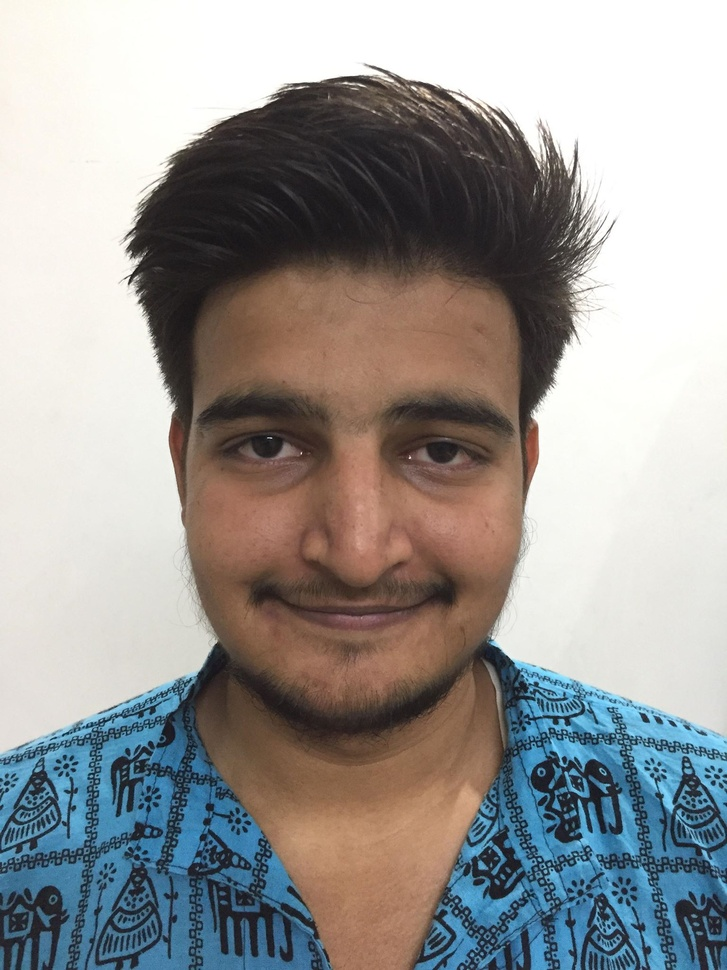
#> input picture Extra/11.jpg, 727 x 970 px, shrunk from 1536 x 2048 before the run
$ python face_detect.py   (older library calls are emulated)
#> lines starting #> are read from the running program, lines starting #| are printed output that depends on the picture; after the words box and inside, x2 and y2 are one past the last pixel; in counts of white or black regions, pixels touching at a corner belong together
import cv2
import sys
import numpy

# Get user supplied values
imagePath = "11.jpg"
cascPath = "/usr/share/opencv/lbpcascades/haarcascade_frontalface_default.xml"

# Create the haar cascade
faceCascade = cv2.CascadeClassifier(cascPath)

# Read the image
image = cv2.imread(imagePath)
#> image is the input picture: shape (970, 727, 3); mean B, G, R 150.5, 152.1, 153.8
gray = cv2.cvtColor(image, cv2.COLOR_BGR2GRAY)
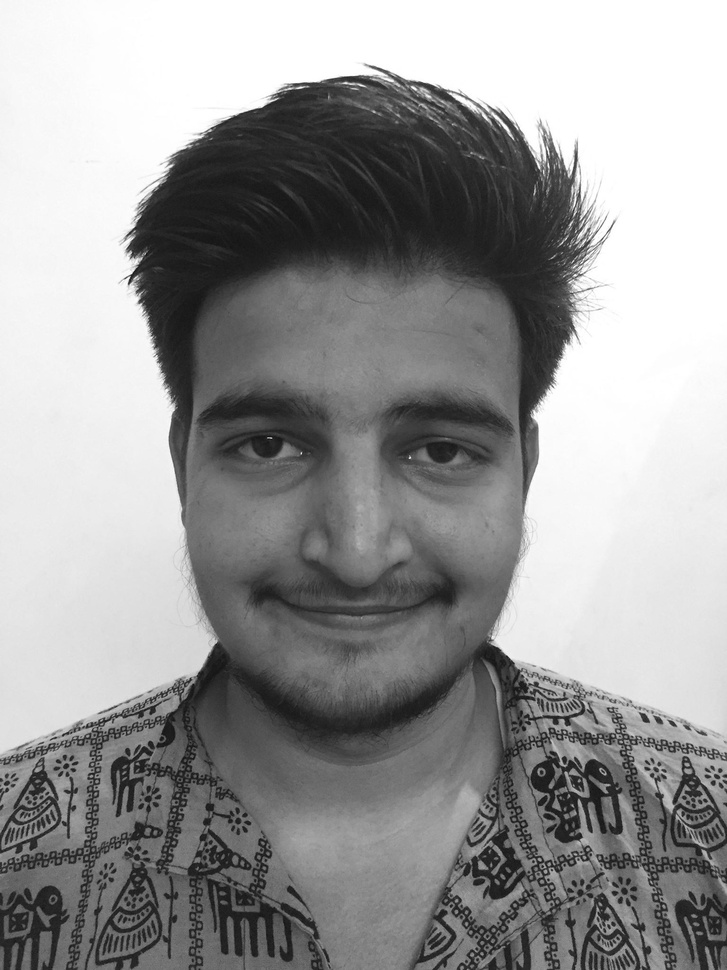
#> gray: shape (970, 727); min 11, max 255, mean 152.5

# Detect faces in the image
faces = faceCascade.detectMultiScale(
    gray,
    scaleFactor=1.1,
    minNeighbors=5,
    minSize=(30, 30),
    flags = cv2.CASCADE_SCALE_IMAGE
)
#> faces = [[114, 256, 481, 481]]
# cv2.cv.
print("Found {0} faces!".format(len(faces)))
#| Found 1 faces!

# Draw a rectangle around the faces
for (x, y, w, h) in faces:
    cv2.rectangle(image, (x, y), (x+w, y+h), (0, 255, 0), 2)
#> this loop made 1 pass
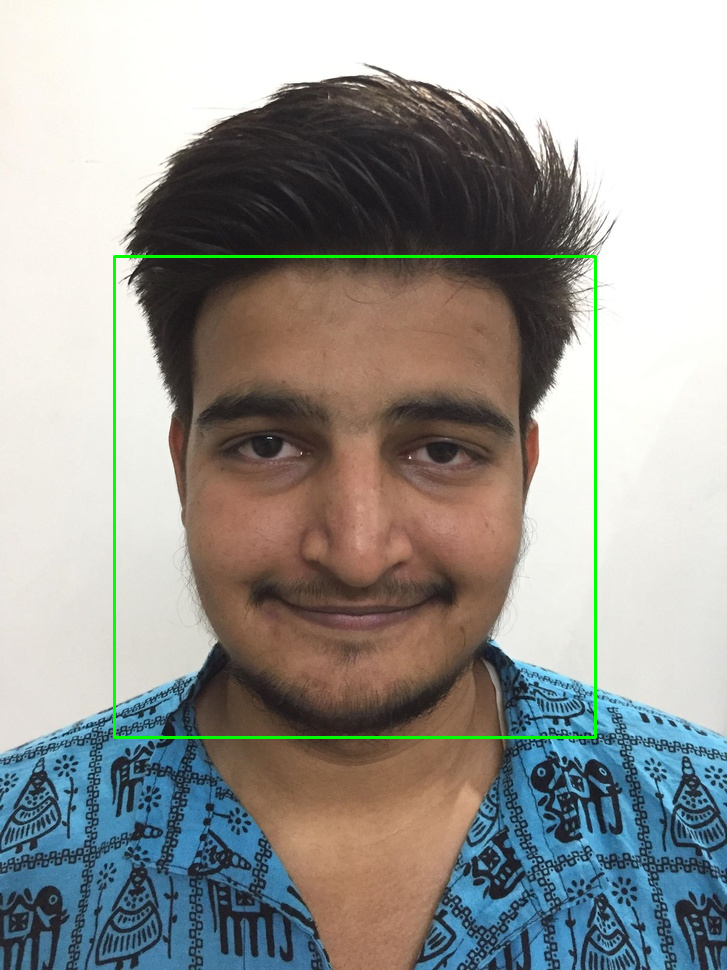
#> image: shape (970, 727, 3); 0.82% of pixels changed, all inside (x1, y1, x2, y2) = (113, 255, 597, 739)

cv2.imshow("Faces found", image)
cv2.waitKey(0)

$ run again, with Extra/image.jpg copied over Extra/11.jpg
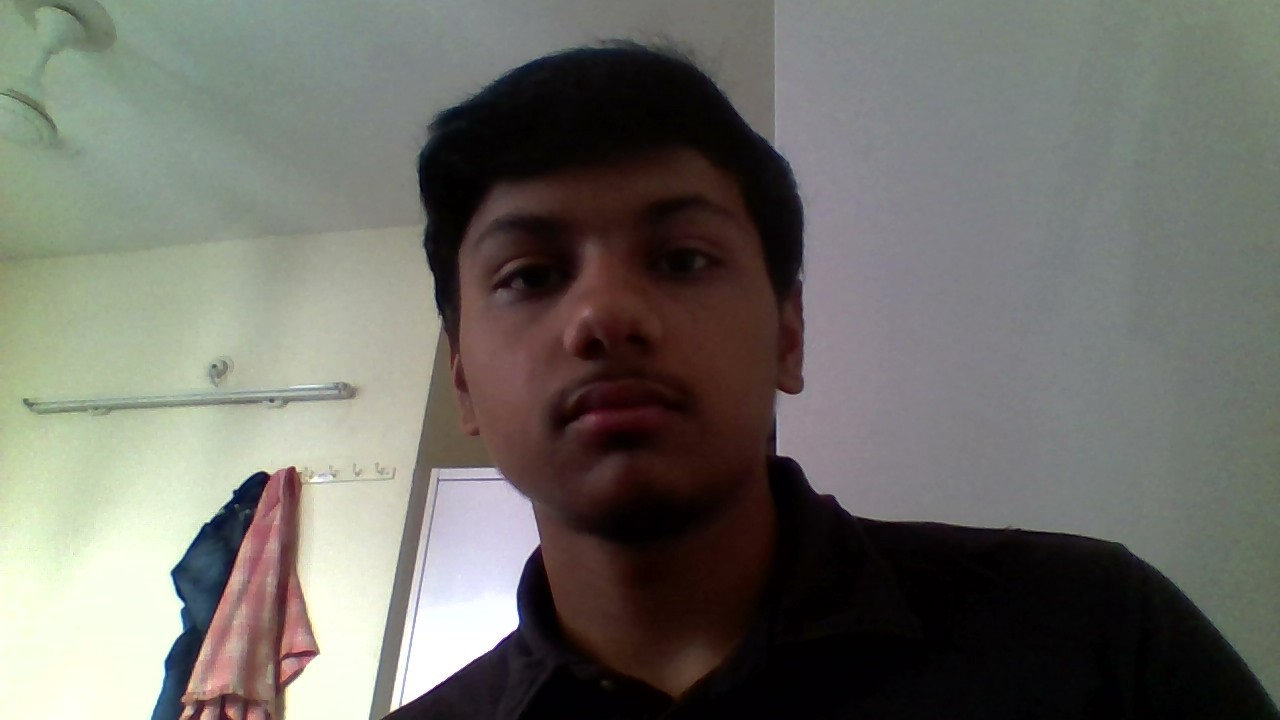
#> input picture Extra/image.jpg, 1280 x 720 px
#> image is the input picture: shape (720, 1280, 3); mean B, G, R 103.7, 110, 111.3
#> `gray = cv2.cvtColor(image, cv2.COLOR_BGR2GRAY)`:
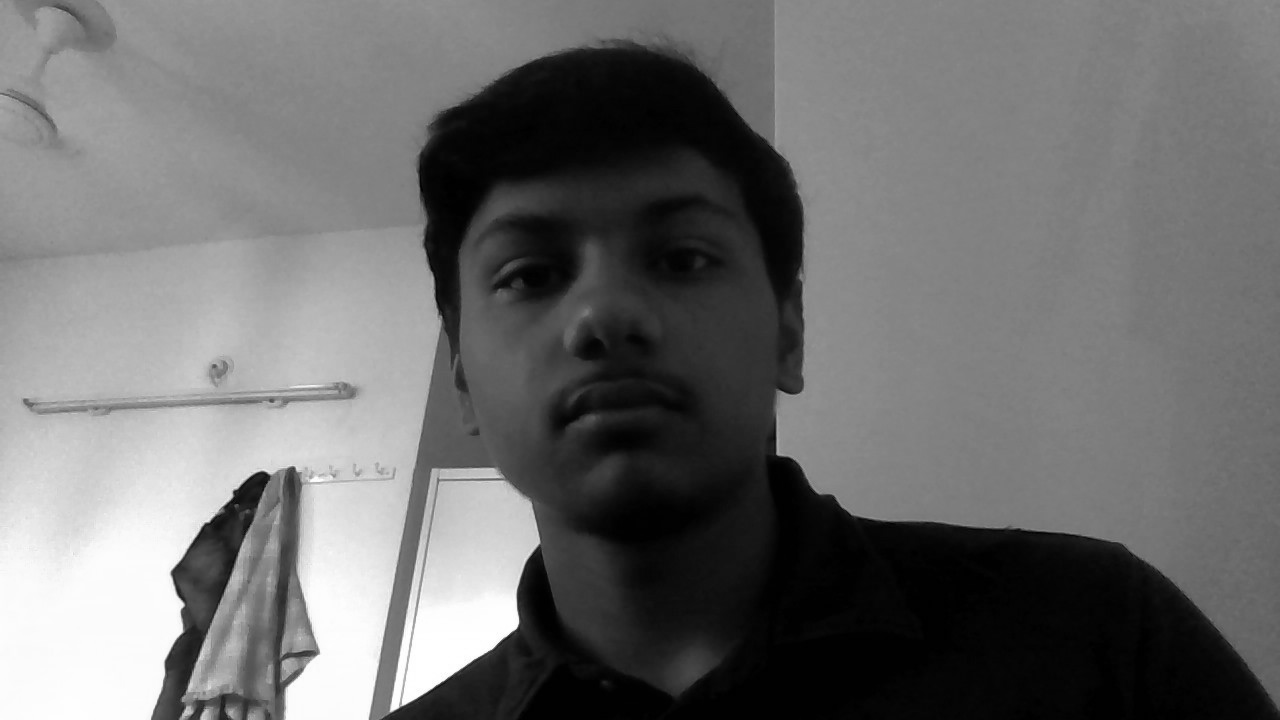
#> gray: shape (720, 1280); min 0, max 255, mean 109.7
#> faces = [[417, 106, 393, 393]]
#| Found 1 faces!
#> the loop `for (x, y, w, h) in faces:` made 1 pass
#> after the loop `for (x, y, w, h) in faces:`:
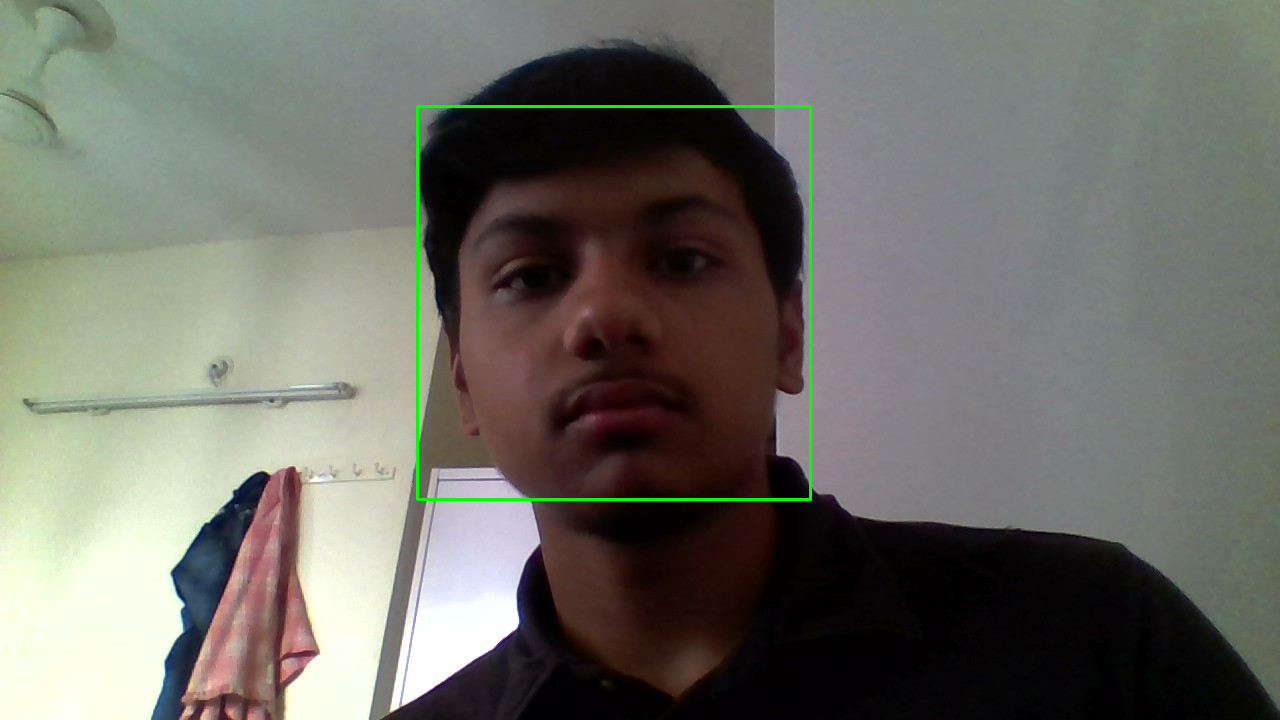
#> image: shape (720, 1280, 3); 0.51% of pixels changed, all inside (x1, y1, x2, y2) = (416, 105, 812, 501)
